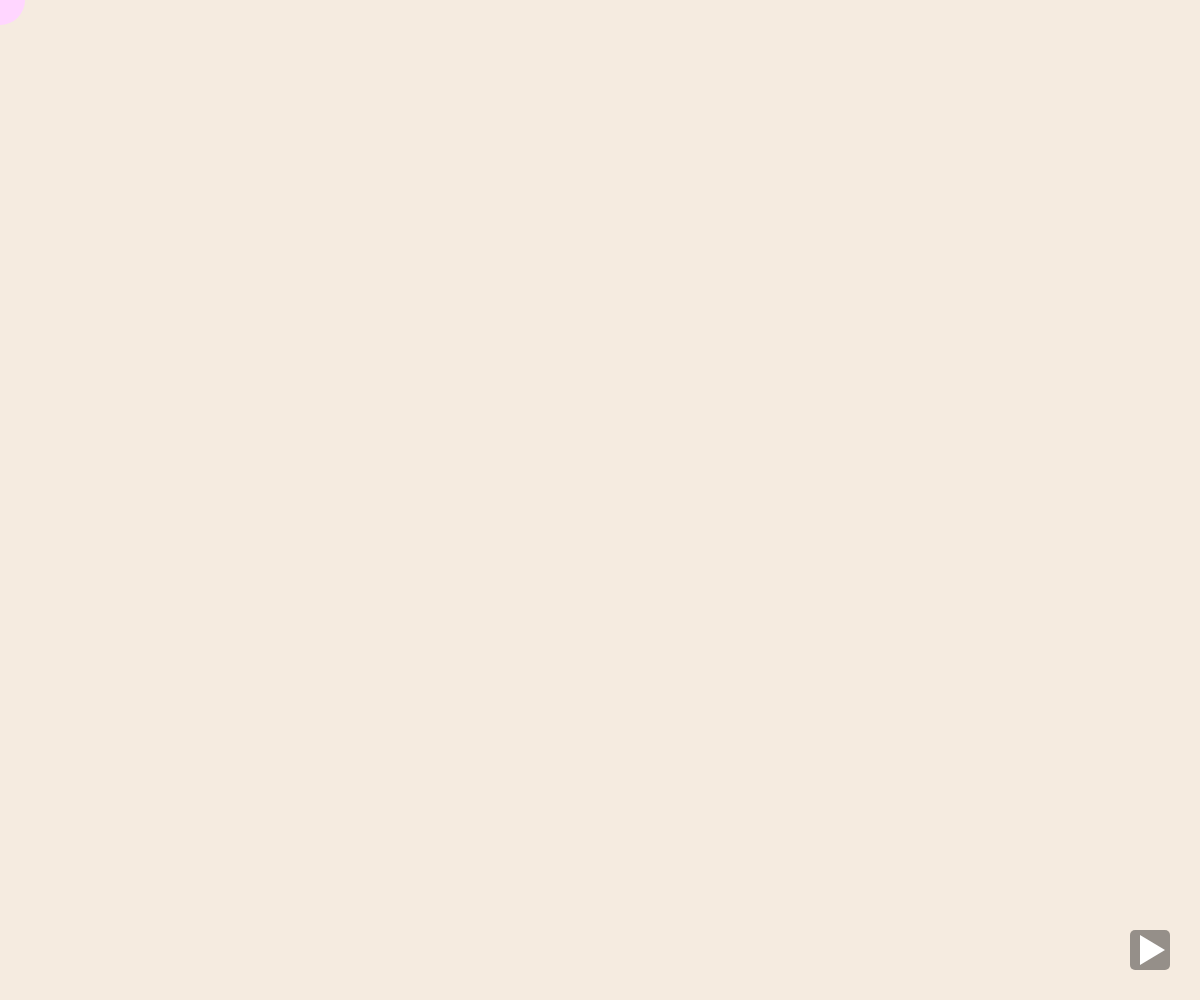
Frame 1 (no input)
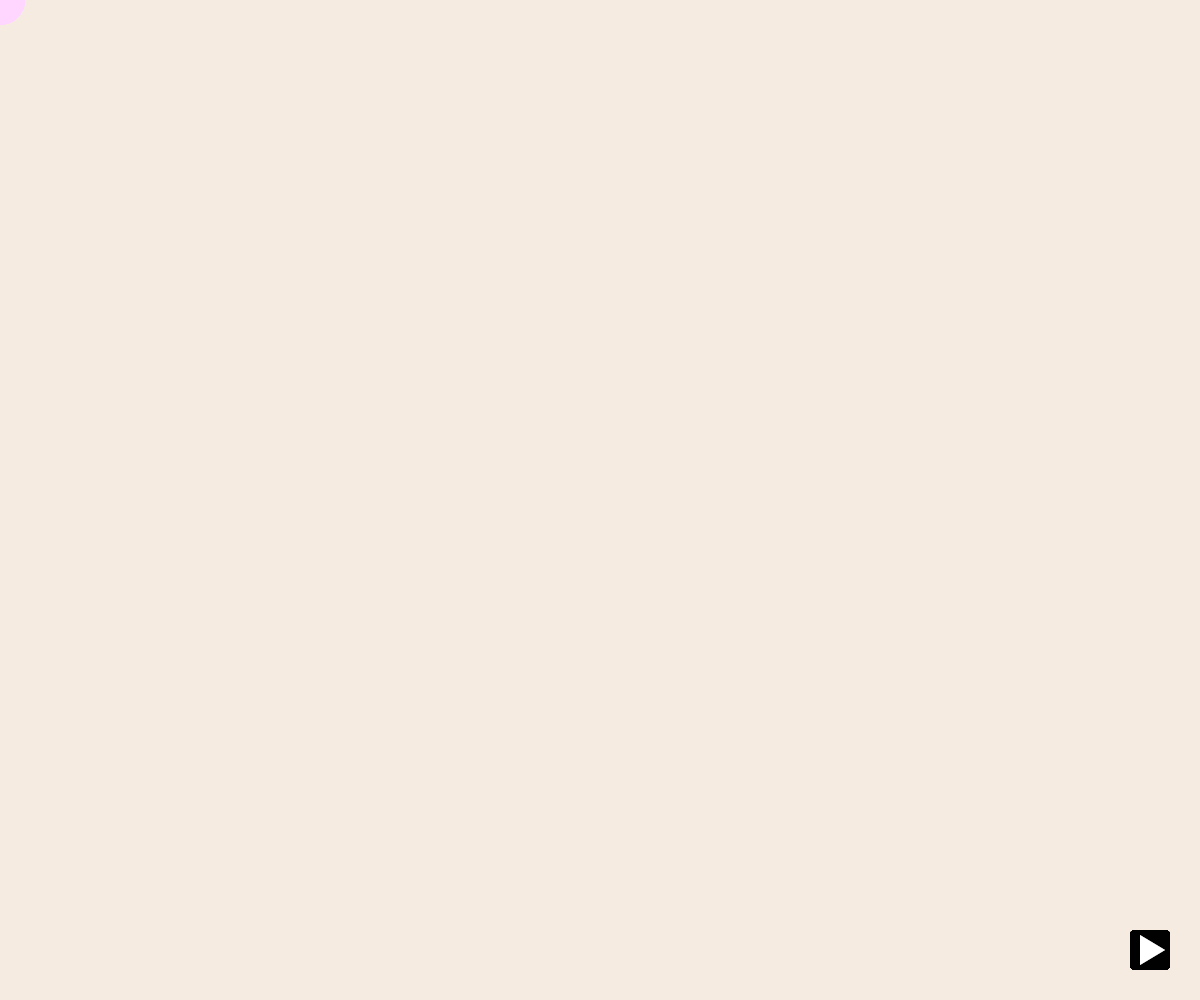
Frame 60 (no input)
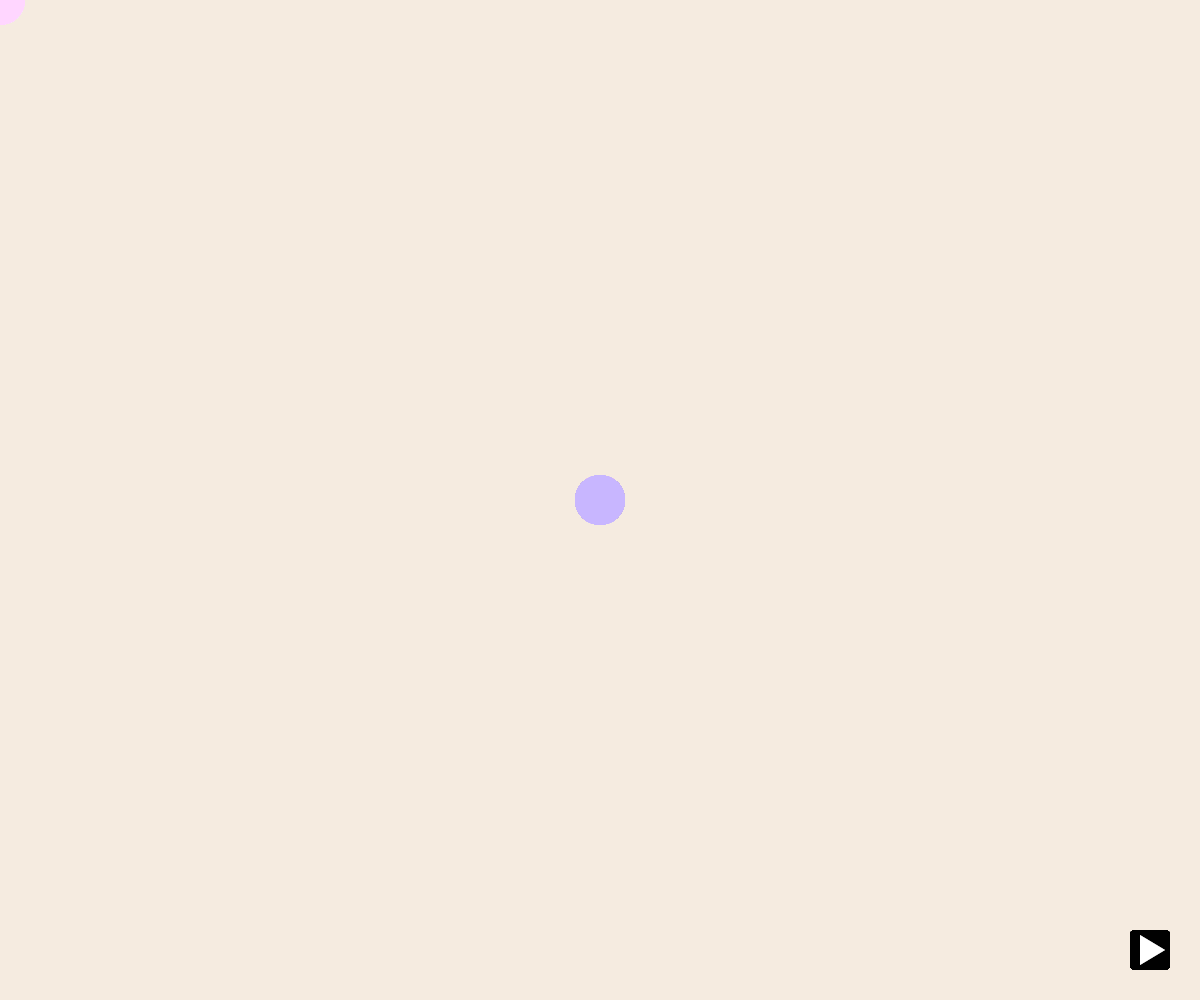
Frame 120 (the mouse pressed at the canvas centre since frame 60)

The p5.js sketch that drew these frames (run headless with seeded random() and noise() and a simulated clock; from frame 60 on, the mouse is pressed at the canvas centre):

// p5.js sketch
// ── sketch.js
let stage = 0;
const colors = ['#ffd6ff', '#e7c6ff', '#c8b6ff', '#b8c0ff', '#bbd0ff'];
const colors2 = ['#590d22', '#800f2f', '#a4133c', '#c9184a', '#ff4d6d', '#ff758f', '#ff8fa3', '#ffb3c1', '#ffccd5'];

function setup() {
	createCanvas(windowWidth, windowHeight);
	background('#f5ebe0');
}

function draw() {
	if (stage === 0) {
		// 第一階段：滑鼠畫筆功能
		let index = floor(map(mouseX, 0, width, 0, colors.length));
		index = constrain(index, 0, colors.length - 1);
		noStroke();
		fill(colors[index]);
		ellipse(mouseX, mouseY, 50, 50);
	} else if (stage === 1) {
		// 第二階段：格狀顏色動畫
		background('#f5ebe0'); // 改回與第一階段相同的背景色，視覺更統一

		// 在背景增加淡淡的白色亮點（星星）
		push();
		noStroke();
		randomSeed(50); // 固定隨機位置，讓星星不會隨每幀移動
		for (let k = 0; k < 100; k++) {
			let x = random(width);
			let y = random(height);
			let starSize = random(1, 3);
			// 閃爍效果：利用 noise 隨時間改變透明度
			fill(255, 255, 255, noise(k, frameCount * 0.03) * 150);
			ellipse(x, y, starSize);
		}
		pop();

		colorMode(HSB); // 色相:0-360，飽和度:0-100，亮度:0-100
		for (var i = 0; i < width; i += 50) {
			var h = map(i, 0, width, 0, 360);
			for (var j = 0; j < height; j += 50) {
				// 計算原始色相值
				let rawHue = (h + j + frameCount * 5) / 2 % 360;
				// 將 0-360 映射到 60 (黃色) ~ 330 (粉紅色)，避開紅色區域
				fill(map(rawHue, 0, 360, 60, 330), mouseY / 5, mouseX / 5);
				drawHeart(i, j, 50);
			}
		}
		colorMode(RGB); // 重設回 RGB 模式以正確繪製 UI 按鈕
	} else if (stage === 2) {
		// 第三階段：色彩漸變連線效果 (使用紅粉色系)
		if (mouseIsPressed) {
			const palette = colors2.map(c => color(c));

			const x1 = 40;
			const y1 = 40;
			const x2 = mouseX;
			const y2 = mouseY;

			noStroke();
			fill(palette[0]);
			ellipse(x1, y1, 60, 60);

			fill(palette[palette.length - 1]);
			ellipse(x2, y2, 60, 60);

			const d = dist(x1, y1, x2, y2);
			for (let i = 0; i < d; i++) {
				const step = map(i, 0, d, 0, 1);
				const x = lerp(x1, x2, step);
				const y = lerp(y1, y2, step);

				// 透過多重顏色插值計算當前位置的顏色
				let index = step * (palette.length - 1);
				let iLower = floor(index);
				let iUpper = min(iLower + 1, palette.length - 1);
				const c = lerpColor(palette[iLower], palette[iUpper], index % 1);
				
				fill(c);
				ellipse(x, y, 60, 60);
			}
		}
	}

	// 在右下角繪製箭頭按鈕
	push();
	fill(0, 100);
	noStroke();
	rectMode(CENTER);
	rect(width - 50, height - 50, 40, 40, 5); // 畫一個半透明方塊當背景
	fill(255);
	// 畫一個簡單的三角形箭頭
	triangle(width - 60, height - 65, width - 60, height - 35, width - 35, height - 50);
	pop();
}

function mousePressed() {
	// 偵測滑鼠是否點擊在右下角箭頭區域
	if (mouseX > width - 70 && mouseX < width - 30 && mouseY > height - 70 && mouseY < height - 30) {
		stage = (stage + 1) % 3; // 在 0, 1, 2 之間循環切換
		background('#f5ebe0'); // 切換階段時清除畫布
	}
}

// 繪製愛心的輔助函式
function drawHeart(x, y, size) {
	let s = size / 2;
	beginShape();
	// 從底部頂點開始
	vertex(x, y + s * 0.7);
	// 繪製左半邊：透過調整控制點（第一個與第二個座標對）讓弧度更圓潤飽滿
	bezierVertex(x - s * 1.4, y - s * 0.6, x - s * 0.5, y - s * 1.3, x, y - s * 0.4);
	// 繪製右半邊：對稱調整
	bezierVertex(x + s * 0.5, y - s * 1.3, x + s * 1.4, y - s * 0.6, x, y + s * 0.7);
	endShape(CLOSE);
}
